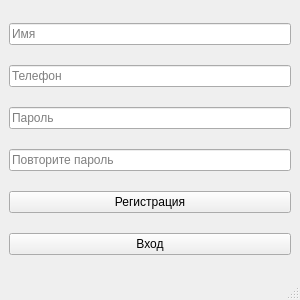
<?xml version="1.0" encoding="UTF-8"?>
<ui version="4.0">
 <class>registration</class>
 <widget class="QMainWindow" name="registration">
  <property name="geometry">
   <rect>
    <x>0</x>
    <y>0</y>
    <width>300</width>
    <height>300</height>
   </rect>
  </property>
  <property name="sizePolicy">
   <sizepolicy hsizetype="Fixed" vsizetype="Fixed">
    <horstretch>0</horstretch>
    <verstretch>0</verstretch>
   </sizepolicy>
  </property>
  <property name="minimumSize">
   <size>
    <width>300</width>
    <height>300</height>
   </size>
  </property>
  <property name="maximumSize">
   <size>
    <width>300</width>
    <height>300</height>
   </size>
  </property>
  <property name="windowTitle">
   <string>Регистрация</string>
  </property>
  <widget class="QWidget" name="centralwidget">
   <layout class="QVBoxLayout" name="verticalLayout">
    <item>
     <widget class="QLineEdit" name="nameLine">
      <property name="placeholderText">
       <string>Имя</string>
      </property>
     </widget>
    </item>
    <item>
     <widget class="QLineEdit" name="phoneLine">
      <property name="placeholderText">
       <string>Телефон</string>
      </property>
     </widget>
    </item>
    <item>
     <widget class="QLineEdit" name="passLine">
      <property name="echoMode">
       <enum>QLineEdit::Password</enum>
      </property>
      <property name="placeholderText">
       <string>Пароль</string>
      </property>
     </widget>
    </item>
    <item>
     <widget class="QLineEdit" name="repassLine">
      <property name="echoMode">
       <enum>QLineEdit::Password</enum>
      </property>
      <property name="placeholderText">
       <string>Повторите пароль</string>
      </property>
     </widget>
    </item>
    <item>
     <widget class="QPushButton" name="registerButton">
      <property name="text">
       <string>Регистрация</string>
      </property>
     </widget>
    </item>
    <item>
     <widget class="QPushButton" name="loginButton">
      <property name="text">
       <string>Вход</string>
      </property>
     </widget>
    </item>
   </layout>
  </widget>
  <widget class="QMenuBar" name="menubar">
   <property name="geometry">
    <rect>
     <x>0</x>
     <y>0</y>
     <width>300</width>
     <height>21</height>
    </rect>
   </property>
  </widget>
  <widget class="QStatusBar" name="statusbar"/>
 </widget>
 <resources/>
 <connections>
  <connection>
   <sender>loginButton</sender>
   <signal>clicked()</signal>
   <receiver>registration</receiver>
   <slot>loginWindow()</slot>
   <hints>
    <hint type="sourcelabel">
     <x>149</x>
     <y>239</y>
    </hint>
    <hint type="destinationlabel">
     <x>149</x>
     <y>149</y>
    </hint>
   </hints>
  </connection>
  <connection>
   <sender>registerButton</sender>
   <signal>clicked()</signal>
   <receiver>registration</receiver>
   <slot>reg()</slot>
   <hints>
    <hint type="sourcelabel">
     <x>149</x>
     <y>199</y>
    </hint>
    <hint type="destinationlabel">
     <x>149</x>
     <y>149</y>
    </hint>
   </hints>
  </connection>
 </connections>
 <slots>
  <slot>loginWindow()</slot>
  <slot>reg()</slot>
 </slots>
</ui>
